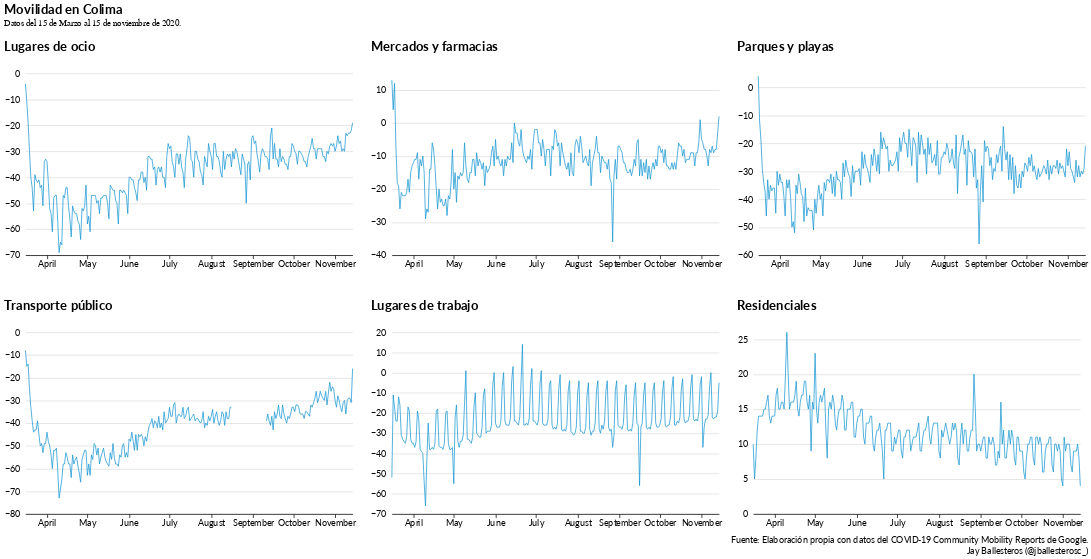

The notebook cell saved with this chart:
### Code cell
#Add footer
alt.concat(mobility_1).properties(
    title=alt.TitleParams(
        ['Fuente: Elaboración propia con datos del COVID-19 Community Mobility Reports de Google.', 'Jay Ballesteros (@jballesterosc_)'],
        baseline='bottom',
        orient='bottom',
        anchor='end',
        fontWeight='normal',
        fontSize=12
    )
)

### Figure 1 — Vega-Lite specification as saved in the notebook (floating-point values rounded to 4 significant figures; data arrays with more than 128 entries replaced by an {"elided": "..."} marker saying what was removed)
{"width": 685, "height": 380, "config": {"title": {"anchor": "start", "fontSize": 18, "font": "Lato", "fontColor": "#000000"}, "axisX": {"domain": true, "domainColor": "#000000", "domainWidth": 1, "grid": false, "labelFontSize": 12, "labelFont": "Lato", "labelAngle": 0, "tickColor": "#000000", "tickSize": 5, "titleFontSize": 12, "titlePadding": 10, "titleFont": "Lato", "title": ""}, "axisY": {"domain": false, "grid": true, "gridColor": "#DEDDDD", "gridWidth": 1, "labelFontSize": 12, "labelFont": "Lato", "labelPadding": 8, "ticks": false, "titleFontSize": 12, "titlePadding": 10, "titleFont": "Lato", "titleAngle": 0, "titleY": -10, "titleX": 18}, "background": "#FFFFFF", "legend": {"labelFontSize": 12, "labelFont": "Lato", "symbolSize": 100, "symbolType": "square", "titleFontSize": 12, "titlePadding": 10, "titleFont": "Lato", "title": "", "orient": "top-left", "offset": 0}, "view": {"stroke": "transparent"}, "range": {"category": ["#1696d2", "#d2d2d2", "#000000", "#fdbf11", "#ec008b", "#55b748", "#5c5859", "#db2b27"], "diverging": ["#cfe8f3", "#a2d4ec", "#73bfe2", "#46abdb", "#1696d2", "#12719e"]}, "area": {"fill": "#1696d2"}, "line": {"color": "#1696d2", "stroke": "#1696d2", "strokewidth": 5}, "trail": {"color": "#1696d2", "stroke": "#1696d2", "strokeWidth": 0, "size": 1}, "path": {"stroke": "#1696d2", "strokeWidth": 0.5}, "point": {"filled": true}, "text": {"font": "Lato", "color": "#1696d2", "fontSize": 11, "align": "right", "fontWeight": 400, "size": 11}, "bar": {"size": 40, "binSpacing": 1, "continuousBandSize": 30, "discreteBandSize": 30, "fill": "#1696d2", "stroke": false}}, "concat": [{"vconcat": [{"hconcat": [{"mark": {"type": "line", "size": 1}, "encoding": {"x": {"type": "temporal", "field": "date", "title": " "}, "y": {"type": "quantitative", "field": "retail_and_recreation_percent_change_from_baseline", "title": " "}}, "height": 250, "title": "Lugares de ocio", "width": 450}, {"mark": {"type": "line", "size": 1}, "encoding": {"x": {"type": "temporal", "field": "date", "title": " "}, "y": {"type": "quantitative", "field": "grocery_and_pharmacy_percent_change_from_baseline", "title": " "}}, "height": 250, "title": "Mercados y farmacias", "width": 450}, {"mark": {"type": "line", "size": 1}, "encoding": {"x": {"type": "temporal", "field": "date", "title": " "}, "y": {"type": "quantitative", "field": "parks_percent_change_from_baseline", "title": " "}}, "height": 250, "title": "Parques y playas", "width": 450}]}, {"hconcat": [{"mark": {"type": "line", "size": 1}, "encoding": {"x": {"type": "temporal", "field": "date", "title": " "}, "y": {"type": "quantitative", "field": "transit_stations_percent_change_from_baseline", "title": " "}}, "height": 250, "title": "Transporte público", "width": 450}, {"mark": {"type": "line", "size": 1}, "encoding": {"x": {"type": "temporal", "field": "date", "title": " "}, "y": {"type": "quantitative", "field": "workplaces_percent_change_from_baseline", "title": " "}}, "height": 250, "title": "Lugares de trabajo", "width": 450}, {"mark": {"type": "line", "size": 1}, "encoding": {"x": {"type": "temporal", "field": "date", "title": " "}, "y": {"type": "quantitative", "field": "residential_percent_change_from_baseline", "title": " "}}, "height": 250, "title": "Residenciales", "width": 450}]}], "title": {"text": ["Movilidad en Colima"], "subtitle": ["Datos del 15 de Marzo al 15 de noviembre de 2020.", " "]}}], "data": {"name": "data-86ca5813ca2b8953a396645afb270b5c"}, "title": {"text": ["Fuente: Elaboración propia con datos del COVID-19 Community Mobility Reports de Google.", "Jay Ballesteros (@jballesterosc_)"], "anchor": "end", "baseline": "bottom", "fontSize": 12, "fontWeight": "normal", "orient": "bottom"}, "$schema": "https://vega.github.io/schema/vega-lite/v4.8.1.json", "datasets": {"data-86ca5813ca2b8953a396645afb270b5c": {"elided": "244 records"}}}
